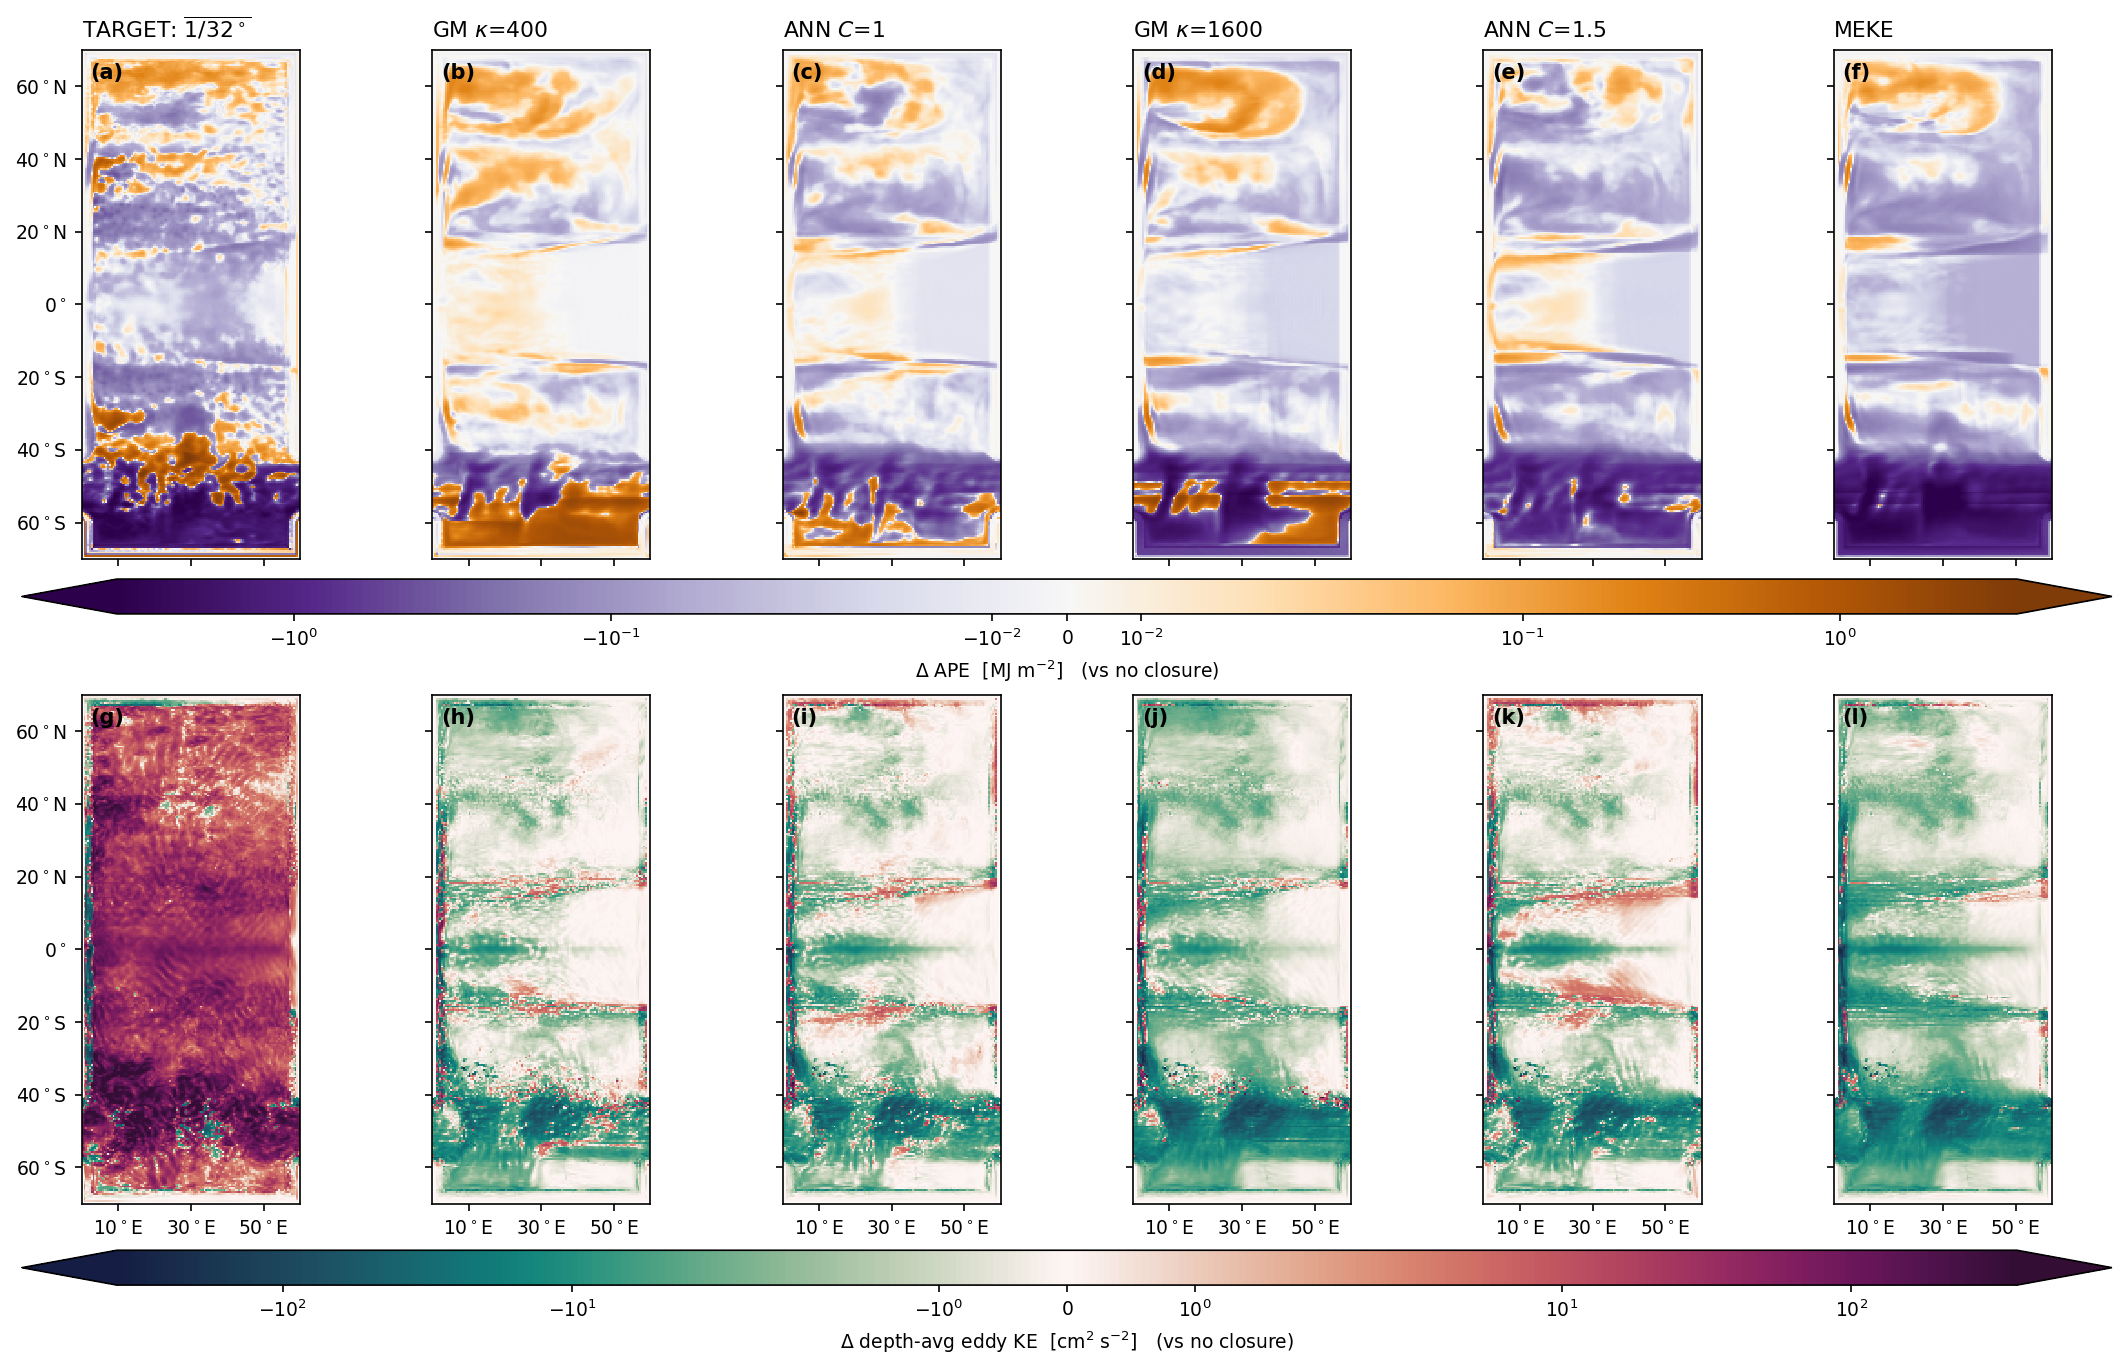

This chart was generated by the following Python code:
"""NW2 closures against the 1/32-degree truth -- the same framing as the channel's Sec 4.1 figure.

Perezhogin's filtered-and-coarsened truth (`R32/0.5-degree-coarsen-snapshots.nc`) sits on a
BIT-IDENTICAL grid to our R2 runs (120x280x15, same cell centres), so it differences directly with
no regridding.

    target   = truth - no-closure      <- what resolving the eddies actually does
    response = run   - no-closure      <- what each closure does instead

A closure that works reproduces the target: regression slope near 1 and high pattern correlation.

APE uses the CORRECTED functional (nw2_ape_check.py): reference -H0, MOM6's adiabatically-flattened
state, and the topography term removed --
    APE = sum_i 0.5 g drho_i [ (e_i - e_rest)^2 - max(e_bot - e_rest, 0)^2 ]
Truth interfaces are rebuilt from its `h` by cumulative sum, which is exact by definition.

TWO HONEST LIMITS, both from what is on disk: the truth file holds only 4 snapshots (days 2705-2795)
so its EKE is thinly sampled, and those days are not synchronous with our runs (days 30000-37200),
so this is a comparison against a climatological reference rather than a matched time. A background
job is coarsening R32/longmean*.nc (18 records, carries `e`, `uh/vh`, `KE`) to firm this up."""
import numpy as np, xarray as xr, glob, string
import matplotlib as mpl; mpl.use("Agg")
import matplotlib.pyplot as plt, cmocean

B = "/scratch/db194/mom6/jul2026_nw2"
T = "/scratch/pp2681/mom6/Neverworld2/simulations/R32/0.5-degree-coarsen-snapshots.nc"
G, NWIN, RHO0 = 9.8, 5, 1035.0
ORDER = [("GM400", "GM $\\kappa$=400"), ("ANN_c1p0", "ANN $C$=1"),
         ("GM1600", "GM $\\kappa$=1600"), ("ANN_c1p5", "ANN $C$=1.5"), ("MEKE", "MEKE")]

def last(r, s, n=NWIN): return sorted(glob.glob(f"{B}/{r}/output/{s}_*.nc"))[-n:]

d0 = xr.open_dataset(last("bare", "longmean")[-1], decode_times=False)
rho_l, lat, lon = d0["zl"].values, d0["yh"].values, d0["xh"].values; d0.close()
drho = np.diff(rho_l)
st = xr.open_dataset(f"{B}/bare/output/ocean.stats.nc", decode_times=False)
e_rest = -st["H0"].values[-200:].mean(axis=0); st.close()

def ape(e):
    ei, er, ebot = e[1:-1], e_rest[1:-1][:, None, None], e[-1][None]
    hb = np.maximum(ebot - er, 0.0)
    return np.nansum(0.5*G*drho[:, None, None]*((ei-er)**2 - hb**2), axis=0)

def run_fields(r):
    e = np.mean([xr.open_dataset(f, decode_times=False)["e"].mean("time").values
                 for f in last(r, "longmean")], axis=0)
    eke = []
    for f in last(r, "snapshots"):
        d = xr.open_dataset(f, decode_times=False)
        u, v, h = d["u"].values, d["v"].values, d["h"].values; d.close()
        uc = 0.5*(u[..., :-1]+u[..., 1:]); vc = 0.5*(v[:, :, :-1, :]+v[:, :, 1:, :])
        KE = 0.5*np.nanmean((uc**2+vc**2)*h, 0)
        um, vm, hm = np.nanmean(uc, 0), np.nanmean(vc, 0), np.nanmean(h, 0)
        eke.append(np.nansum(KE - 0.5*(um**2+vm**2)*hm, 0)/np.nansum(hm, 0))
    return ape(e), np.mean(eke, 0)

t = xr.open_dataset(T, decode_times=False)
h_t = t["h"].values                                   # (time, zl, yh, xh)
u_t, v_t = t["u"].values, t["v"].values
t.close()
hm_t = np.nanmean(h_t, 0)
e_t = np.concatenate([np.zeros((1,)+hm_t.shape[1:]), -np.cumsum(hm_t, axis=0)], axis=0)
KE_t = 0.5*np.nanmean((u_t**2 + v_t**2)*h_t, 0)
um_t, vm_t = np.nanmean(u_t, 0), np.nanmean(v_t, 0)
eke_t = np.nansum(KE_t - 0.5*(um_t**2+vm_t**2)*hm_t, 0)/np.nansum(hm_t, 0)
A_t = ape(e_t)

A_b, E_b = run_fields("bare")
tgt_a, tgt_e = A_t - A_b, eke_t - E_b
res = {r: tuple(np.subtract(run_fields(r), (A_b, E_b))) for r, _ in ORDER}

w = np.cos(np.deg2rad(lat))[:, None]
am = lambda x: float(np.nansum(x*w)/np.nansum(w*np.isfinite(x)))
def fit(x, y):
    m = np.isfinite(x) & np.isfinite(y)
    return np.polyfit(x[m], y[m], 1)[0], np.corrcoef(x[m], y[m])[0, 1]
print(f"{'run':<10}{'dAPE slope':>12}{'r':>8}{'dEKE slope':>13}{'r':>8}{'dAPE mean':>12}{'target':>10}")
print(f"{'TARGET':<10}{1.0:>12.2f}{1.0:>8.2f}{1.0:>13.2f}{1.0:>8.2f}{am(tgt_a)/1e3:>12.1f}{'':>10}")
for r, lab in ORDER:
    da, de = res[r]
    sa, ra = fit(tgt_a.ravel(), da.ravel()); se, re_ = fit(tgt_e.ravel(), de.ravel())
    print(f"{r:<10}{sa:>12.2f}{ra:>8.2f}{se:>13.2f}{re_:>8.2f}{am(da)/1e3:>12.1f}{am(tgt_a)/1e3:>10.1f}")

mpl.rcParams.update({"font.size": 10, "axes.titlesize": 10.5, "xtick.labelsize": 9, "ytick.labelsize": 9})
n = len(ORDER)+1
fig, ax = plt.subplots(2, n, figsize=(2.35*n, 9.0), constrained_layout=True)
def panel(a, f, norm, cmap, first, lastrow):
    im = a.pcolormesh(lon, lat, f, norm=norm, cmap=cmap, shading="auto", rasterized=True)
    a.set_aspect("equal"); lats=[-60,-40,-20,0,20,40,60]
    a.set_yticks(lats); a.set_yticklabels([f"${abs(l)}^\\circ$S" if l<0 else (f"${l}^\\circ$N" if l>0 else "$0^\\circ$") for l in lats] if first else [""]*7)
    a.set_xticks([10,30,50]); a.set_xticklabels([f"${x}^\\circ$E" for x in [10,30,50]] if lastrow else ["","",""])
    return im
for i, (tg, sc, cmap, lab) in enumerate([(tgt_a, 1e-6, plt.cm.PuOr_r, "APE  [MJ m$^{-2}$]"),
                                         (tgt_e, 1e4, cmocean.cm.curl, "depth-avg eddy KE  [cm$^2$ s$^{-2}$]")]):
    allf = [tg*sc] + [res[r][i]*sc for r, _ in ORDER]
    lt = np.percentile(np.abs(np.concatenate([a.ravel() for a in allf])[np.isfinite(np.concatenate([a.ravel() for a in allf]))]), 60)
    vmax = np.percentile(np.abs(np.concatenate([a.ravel() for a in allf])[np.isfinite(np.concatenate([a.ravel() for a in allf]))]), 99.8)
    nm = mpl.colors.SymLogNorm(linthresh=lt, vmin=-vmax, vmax=vmax, base=10)
    im = panel(ax[i, 0], tg*sc, nm, cmap, True, i == 1)
    for j, (r, _) in enumerate(ORDER, start=1):
        im = panel(ax[i, j], res[r][i]*sc, nm, cmap, False, i == 1)
    fig.colorbar(im, ax=ax[i, :], orientation="horizontal", extend="both", aspect=60,
                 pad=0.02).set_label(f"$\\Delta$ {lab}   (vs no closure)", fontsize=9)
ax[0, 0].set_title("TARGET: $\\overline{1/32^\\circ}$", loc="left")
for j, (r, lab) in enumerate(ORDER, start=1): ax[0, j].set_title(lab, loc="left")
for k, a in enumerate(ax.ravel()):
    a.text(0.04, 0.975, f"({string.ascii_lowercase[k]})", transform=a.transAxes, va="top",
           fontsize=10, fontweight="bold")
png = "/home/db194/ANN-momentum-buoyancy-mesoscale/src/training-on-CM2.6/scripts/nw2_vs_truth.png"
fig.savefig(png, dpi=150, bbox_inches="tight"); print("\nwrote", png)
